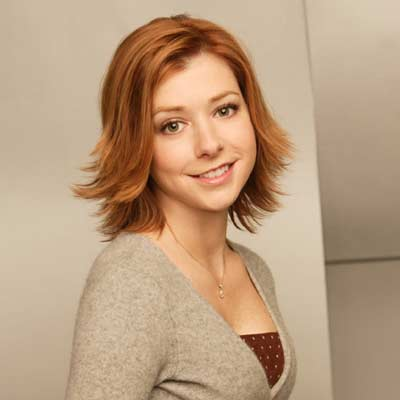
#> input picture try/head1.jpg, 400 x 400 px
$ python imgColorSorter1.py
#> lines starting #> are read from the running program, lines starting #| are printed output that depends on the picture
### src/util.py
import collections
import hashlib
import logging
import random
import time
from functools import reduce
from itertools import combinations

import cv2
import numpy
import numpy as np

from src import constants

USED_COUNT = 'uct'
logger = logging.getLogger('util')
logger.setLevel(logging.INFO)


def timeit(f):
    def timed(*args, **kw):
        if logger.getEffectiveLevel() == logging.DEBUG:
            logger.debug('enter %s.%s' % (f.__module__, f.__name__))
        ts = time.time()
        result = f(*args, **kw)
        te = time.time()
        tms = int((te - ts) * 1000)
        if tms > 10:
            logger.info('%s.%s took:%d ms' % (f.__module__, f.__name__, tms))
        return result

    return timed


@timeit
def time_diff(start):
    return time.time() - start


@timeit
def between(val, m, n):
    return m <= val <= n


# TODO, need to consider other audio format
# normalize audio data
@timeit
def normalize_audio_data(raw):
    return raw / 32768.0  # assume 16 bit


# calculate energy
@timeit
def rms(x):
    return numpy.sqrt(x.dot(x) / x.size)


# return common elements in 2 lists
@timeit
def list_common(list1, list2):
    return list(set(list1).intersection(list2))


@timeit
def list_element_count(list1):
    return collections.Counter(list1)


# list a - b, return new list
@timeit
def list_comprehension_new(list1, list2):
    return [x for x in list1 if x not in list2]


# [12 lines left out: functions list_comprehension_existing, list_equal_no_order, not called in this run]


@timeit
def list_equal_order(list1, list2):
    return list1 == list2


# [15 lines left out: functions list_to_sorted_string, list_remove_duplicates, not called in this run]


@timeit
def list_avg(arr):
    return sum(arr) / len(arr)


# [17 lines left out: functions list_combinations, list_continuous_combination, not called in this run]


def list_remove(list1, thing):
    return [x for x in list1 if x is not thing]


# [33 lines left out: function delete_empty_surround, not called in this run]


@timeit
def sort_color(rgb):
    return str(rgb[0] / 86) + str(rgb[1] / 86) + str(rgb[2] / 86)


# [80 lines left out: functions point_color_category, color_hist, color_hist_similarity, hamming, image_hash, standardize_feature and 2 more, not called in this run]


@timeit
def np_array_concat(list1, list2):
    return np.concatenate([list1, list2])


# [62 lines left out: functions np_array_all_same, np_array_group_by_count, np_2d_array_nonzero_box, get_high_rank, update_rank_list, matrix_to_string and 2 more, not called in this run]


@timeit
def list_to_str(list1):
    return ','.join(str(x) for x in list1)


@timeit
def str_to_int_list(str1):
    return [int(x) for x in str1.split(",")]


# [13 lines left out: functions get_from_set, is_int, not called in this run]


def sum_iterator(iter):
    return sum(1 for _ in iter)


# [21 lines left out: functions dict_set_add, create_list_hash, greater_than_half, not called in this run]


def img_fill_rate(img):
    return img.sum() / (img.shape[0] * img.shape[1] * 255)


# [49 lines left out: functions img_has_content, chi2_distance, get_filled_shape, is_sublist, is_subset, create_data, not called in this run]

### try/imgColorSorter1.py
import cv2

from src import util

img1 = cv2.imread('head1.jpg', 1)
#> img1 is the input picture: shape (400, 400, 3); mean B, G, R 127.8, 156.6, 186.3
img1 = cv2.resize(img1, (1, 1))
#> img1 = [[116, 160, 220]]
print((util.sort_color(img1[0, 0])))
#| 1.34883720930232551.86046511627906972.558139534883721

img2 = cv2.imread('head2.jpg', 1)
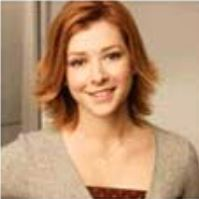
#> input picture try/head2.jpg, 199 x 199 px
#> img2 is the input picture: shape (199, 199, 3); mean B, G, R 114.2, 146.3, 184.6
img2 = cv2.resize(img2, (1, 1))
#> img2 = [[139, 172, 245]]
print((util.sort_color(img2[0, 0])))
#| 1.61627906976744182.02.8488372093023258

img3 = cv2.imread('head3.jpg', 1)
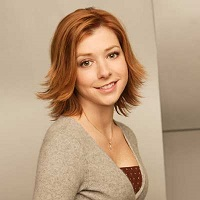
#> input picture try/head3.jpg, 200 x 200 px
#> img3 is the input picture: shape (200, 200, 3); mean B, G, R 127.6, 156.3, 186
img3 = cv2.resize(img3, (1, 1))
#> img3 = [[115, 159, 219]]
print((util.sort_color(img3[0, 0])))
#| 1.33720930232558131.84883720930232552.546511627906977

img4 = cv2.imread('head4.jpg', 1)
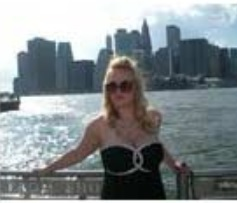
#> input picture try/head4.jpg, 237 x 203 px
#> img4 is the input picture: shape (203, 237, 3); mean B, G, R 141, 138.3, 130.8
img4 = cv2.resize(img4, (1, 1))
#> img4 = [[72, 76, 111]]
print((util.sort_color(img4[0, 0])))
#| 0.83720930232558140.88372093023255821.2906976744186047

img5 = cv2.imread('head5.jpg', 1)
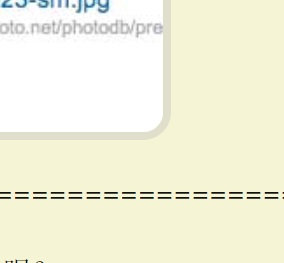
#> input picture try/head5.jpg, 284 x 263 px
#> img5 is the input picture: shape (263, 284, 3); mean B, G, R 220.9, 242.1, 242.4
img5 = cv2.resize(img5, (1, 1))
#> img5 = [[251, 255, 255]]
print((util.sort_color(img5[0, 0])))
#| 2.91860465116279062.96511627906976742.9651162790697674
